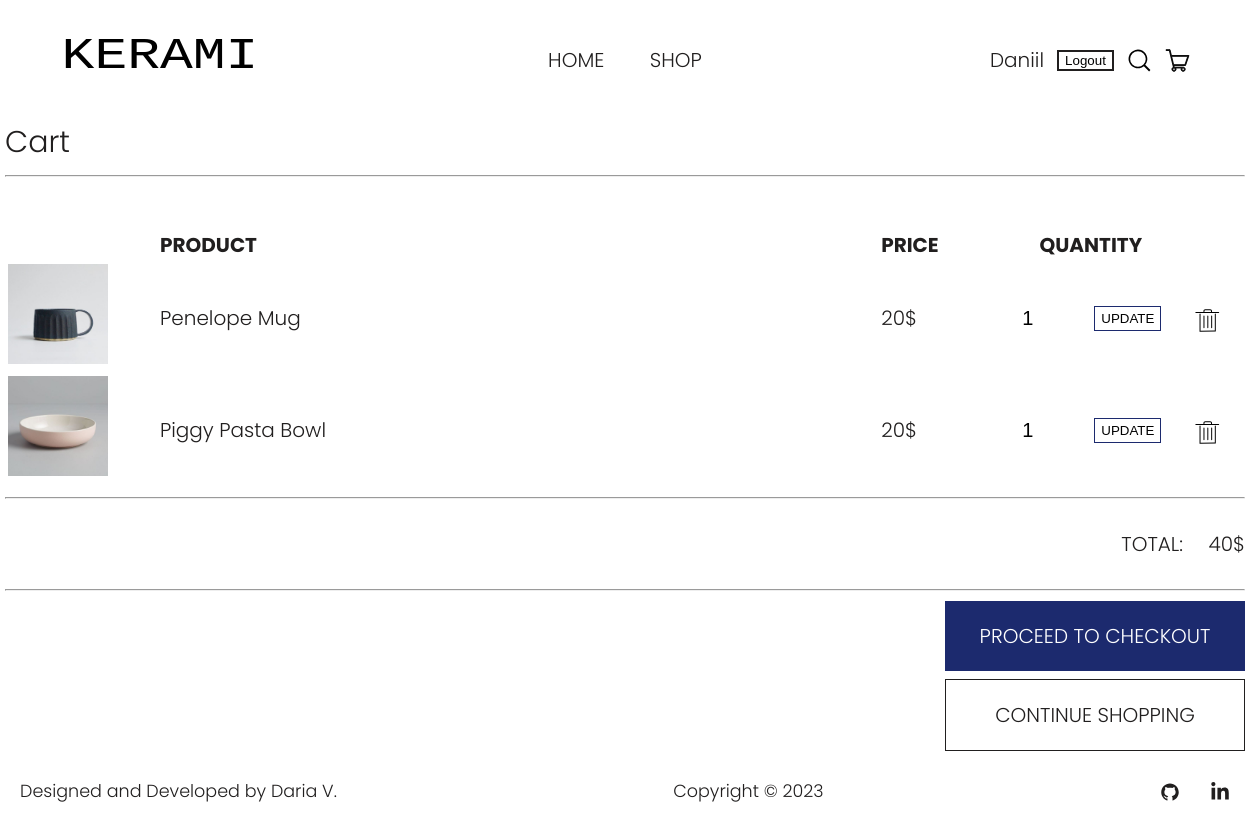
The page /cart/ (signed in) on the database its author committed.
### home/models.py (models this page shows, shortened)
class Menu(models.Model):
    title = models.CharField(max_length=100)
    url = models.CharField(max_length=100)
    class Meta:
        verbose_name = 'Menu'
        verbose_name_plural = 'Menu'

### cart/models.py (models this page shows, shortened)
class Cart(models.Model):
    title = models.CharField(max_length=50)
    price = models.CharField(max_length=5)
    image = models.ImageField(upload_to='cart/images')
    quantity = models.PositiveIntegerField(default=1)
    user = models.ForeignKey(User, on_delete=models.CASCADE)

### cart/views.py (the view)
# urls.py: path('cart/', views.cart, name='cart'),
def cart(request):
    menu = Menu.objects.all()
    cart_items = Cart.objects.filter(user=request.user)
    total = cart_items.aggregate(total_price=Sum(ExpressionWrapper(
        F('price') * F('quantity'),
        output_field=DecimalField(),
    )))
    return render(request, 'cart/cart.html', {'cart_items': cart_items, 'menu': menu, 'total': total['total_price']})

### templates/cart/cart.html (shortened to what this page needs)
{% extends 'home/base.html' %}
{% load static %}
{% block css %}
<link rel="stylesheet" href="{% static 'css/cart.css' %}">
{% endblock %}
{% block content %}
<main>
    <section class="cart-page">
        <div class="cart container">
            <h1 class="cart-title">Cart</h1>
            <hr>
            <div class="items-table">
                <table class="shop-table">
                    <thead class="titles-row">
                    <tr class="table-row-titles">
                        <th class="product-thumbnail">&nbsp;</th>
                        <th class="product-name">PRODUCT</th>
                        <th class="product-price">PRICE</th>
                        <th class="product-quantity">QUANTITY</th>
                        <th class="product-remove">&nbsp;</th>
                    </tr>
                    </thead>
                    <tbody>
                    {% if cart_items %}
                    {% for item in cart_items %}
                    <tr class="table-row-titles">
                        <td class="product-thumbnail"><a href="#"><img src="{{ item.image.url }}" alt="{{ item.title }}"
                                                                       class="item-image"></a></td>
                        <td class="product-name"><a href="#">{{ item.title }}</a></td>
                        <td class="product-price"><a href="#">{{ item.price }}</a></td>
                        <td class="product-quantity"><a href="#">
                            <form method="POST" action="{% url 'update-cart' %}" class="update-quantity-form">
                                <input type="number" name="quantity" value="{{ item.quantity }}" min="1">
                                <button type="submit">UPDATE</button>
                            </form>
                        </a></td>
                        <td class="product-remove"><a href="{% url 'delete-item' item.id %}">
                        </a></td>
                    </tr>
                    {% endfor %}
                    {% endif %}
                    </tbody>
                </table>
                <hr>
                <div class="sum-total">
                    <span>TOTAL:</span>
                    <span>{{ total }}$</span>
                </div>
                <hr>
            </div>
            <div class="next-user-steps">
                <a class="checkout btn" href="{% url 'checkout' %}">PROCEED TO CHECKOUT</a>
                <a class="continue-shopping btn" href="{% url 'shop' %}">CONTINUE SHOPPING</a>
            </div>
        </div>
    </section>
</main>
{% endblock content %}

### templates/home/base.html (shortened to what this page needs)
<!DOCTYPE html>
{% load static %}
<html lang="en">
<head>
    <link rel="stylesheet" href="{% static 'css/base.css' %}">
    {% block css %}{% endblock %}
</head>
<body>
{% block header %}
<header class="header-menu">
    <div class="header container">
        <div class="logo">
            <a href="{% url 'home' %}"><img src="{% static 'home/logo_ceramics.svg' %}" alt="KERAMI"></a>
        </div>
        <nav class="menu-nav">
            {% for m in menu %}
            <a class="menu-nav-item" href="{{ m.url }}">{{ m.title }}</a>
            {% endfor %}
        </nav>
        <div class="right-items">
            {% if user.is_authenticated %}
            <a href="#">{{ user.username }}</a>
            <form action="{% url 'logout' %}" method="post">
                <button class="logout-btn">Logout</button>
            </form>
            {% else %}
            <a href="{% url 'login' %}">LOGIN</a>
            {% endif %}
            <a class="link-svg" href="#">
            </a>
            {% if user.is_authenticated %}
            <a class="link-svg" href="{% url 'cart' %}">
                {% else %}
                <a class="link-svg" href="{% url 'login' %}">
                {% endif %}
                </a>
        </div>
    </div>
</header>
{% endblock header %}
<main>
    {% block content %}
    {% endblock content%}
</main>
<footer class="footer-nav">
    <div class="page-footer_wrapper container">
        <div class="footer-designer-name">
            <h3>Designed and Developed by Daria V.</h3>
        </div>
        <div class="footer-copyright">
            <h3>Copyright © 2023</h3>
        </div>
        <div class="footer-body">
            <ul class="footer-icons">
                <li class="social-icon">
                    <a href="https://github.com/dariavarlamovaa" target="_blank"
                       rel="noopener noreferrer">
                    </a>
                </li>
                <li class="social-icon">
                    <a href="https://www.linkedin.com/in/daria-varlamova-091537270/"
                       target="_blank" rel="noopener noreferrer">
                    </a>
                </li>
            </ul>
        </div>
    </div>
</footer>
</body>
</html>

### home/static/css/base.css (style rules this page uses)
body { font-family: 'Poppins', sans-serif; font-weight: 300; font-size: 20px; color: #211f1f; background-color: #FFFFFF; margin: 0; padding: 0; }
a { text-decoration: none; color: #211f1f; }
h1, h2, h3, p { margin: 0; font-weight: 300; }
li, ul { margin: 0; padding: 0; }
svg { vertical-align: middle; }
.container { width: 1240px; margin: 0 auto; }
main { flex: 1; }
.header { max-height: 77px; width: 100%; display: flex; align-items: center; justify-content: space-between; padding: 60px 60px; box-sizing: border-box; }
.logo img { width: 200px; height: 50px; }
.menu-nav-item { background: transparent; cursor: pointer; border: 0; margin: 20px; font-size: 20px; }
.right-items { display: flex; justify-content: space-between; min-width: 200px; align-items: center; }
.link-svg { display: flex; align-items: center; }
.footer-nav { width: 100%; padding: 20px; max-height: 80px; display: flex; align-items: center; box-sizing: border-box; }
.page-footer_wrapper { display: flex; flex-wrap: wrap; justify-content: space-between; box-sizing: border-box; padding: 30px 0; font-size: 15px; }
.footer-icons { list-style: none; display: flex; gap: 30px; padding: 0; }
.footer-designer-name, .footer-copyright, .footer-body { height: 40px; display: flex; align-items: center; }
.social-icon a { color: #FFF; }
.logout-btn { border: 2px solid #211f1f; background-color: #FFFFFF; display: flex; align-items: center; }

### cart/static/css/cart.css (style rules this page uses)
.cart-title + hr { margin-bottom: 50px; }
.shop-table { width: 100%; }
.product-thumbnail { width: 150px; box-sizing: border-box; }
.product-thumbnail img { width: 100px; height: 100px; }
.product-name, .product-price { text-align: left; }
.product-name { min-width: 400px; max-width: 500px; box-sizing: border-box; }
.update-quantity-form { display: flex; flex-direction: row; justify-content: space-evenly; }
.update-quantity-form input[type='number'] { width: 40px; font-size: 20px; font-weight: 200; border: none; }
.update-quantity-form button[type='submit'] { border: 1px solid #1C2A6EFF; background-color: #FFFFFF; }
.sum-total { padding: 20px 0; text-align: right; }
.sum-total span:nth-child(1) { padding-right: 20px; }
.next-user-steps { display: flex; flex-direction: column; align-items: end; min-height: 150px; justify-content: space-between; }
.btn { width: 300px; padding: 20px; box-sizing: border-box; cursor: pointer; text-align: center; }
.checkout { background-color: #1C2A6EFF; color: #FFFFFF; border: none; }
.continue-shopping { background-color: #FFFFFF; border: 1px solid #211f1f; }

### rows shown on the page
Menu: title "HOME"
Menu: title "SHOP"
Cart: image (picture), title "Penelope Mug", price "20$", quantity "1"
Cart: image (picture), title "Piggy Pasta Bowl", price "20$", quantity "1"

### other values the page prints
{{ user.username }} "Daniil"
{{ total }} "40"
